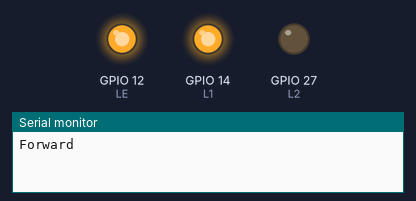
Bench run of a sketch on a simulated ESP32. Parts: output pins drawn as LEDs (lit = HIGH), the last lines printed to the serial monitor. Pins used as bus, display or sensor lines are not drawn.

Above: at 0.1 s.
At 10.1 s:
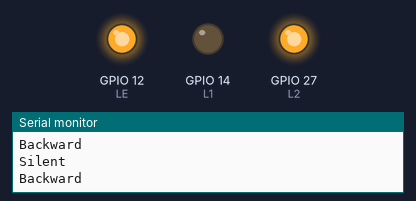
At 16.1 s:
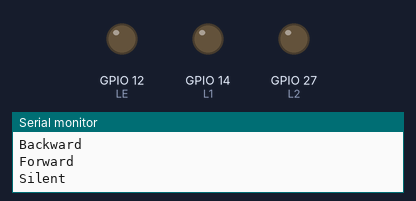
At 26.1 s:
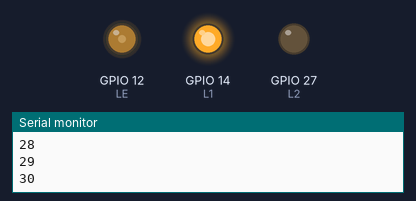
At 31.1 s:
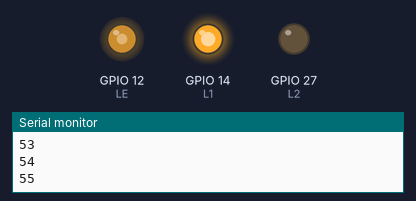
At 36.3 s:
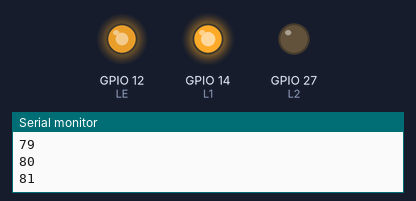
Timing chart, 0 to 40.0 s (numbered marks = the images above):
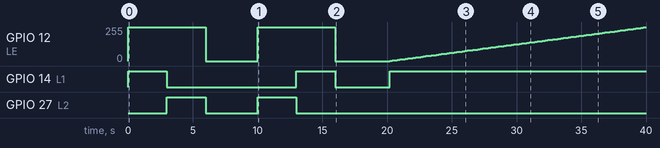

Measured:
- by itself, GPIO 12 (LE): ramps from 0/255 to 255/255 and jumps back, once every 10.0 s
- by itself, GPIO 14 (L1): goes HIGH 3.0 s, LOW 10.0 s, HIGH 3.0 s, LOW 4.2 s, then HIGH
- by itself, GPIO 27 (L2): alternates HIGH for 3.0 s and LOW for 4.0 s, 4 changes in all, then stays LOW

The sketch:

MOTOR-ENCODER.ino
```cpp
/* PINS */
int LE = 12;
int L1 = 14;
int L2 = 27;
int RE = 33;
int R1 = 26;
int R2 = 25;

/* LOG VARS */
int LcurrentSpeed;
int RcurrentSpeed;

/* SETUP */
void setup()
{
    Serial.begin(115200);

    pinMode(LE, OUTPUT);
    pinMode(L1, OUTPUT);
    pinMode(L2, OUTPUT);

    pinMode(RE, OUTPUT);
    pinMode(R1, OUTPUT);
    pinMode(R2, OUTPUT);
}

/* LOOP */
void loop()
{
    // digitalWrite(L1, HIGH);
    // digitalWrite(L2, LOW);

    // digitalWrite(R1, HIGH);
    // digitalWrite(R2, LOW);

    // analogWrite(LE, 255);
    // analogWrite(RE, 255);

    // delay(1000);

    // analogWrite(LE, 0);
    // analogWrite(RE, 0);

    // delay(1000);

    Serial.println("Forward");
    motorRun(100, 100);
    delay(3000);

    Serial.println("Backward");
    motorRun(-100, -100);
    delay(3000);

    Serial.println("Silent");
    motorRun(0, 0);
    delay(4000);

    Serial.println("Backward");
    motorRun(-100, -100);
    delay(3000);

    Serial.println("Forward");
    motorRun(100, 100);
    delay(3000);

    Serial.println("Silent");
    motorRun(0, 0);
    delay(4000);

    for (int i = 0; i < 100; i++)
    {
        Serial.println(i);
        motorRun(i, i);
        delay(200);
    }
}

/* FUNCTIONS */
// Speed Mapping
int speed(float val)
{
    return map(val, 0, 100, 0, 255);
}

// Motor Run
void motorRun(int Lnum, int Rnum)
{
    analogWrite(LE, speed(abs(Lnum)));
    LcurrentSpeed = Lnum;
    if (Lnum > 0)
    {
        digitalWrite(L1, HIGH);
        digitalWrite(L2, LOW);
    }
    else if (Lnum < 0)
    {
        digitalWrite(L1, LOW);
        digitalWrite(L2, HIGH);
    }
    else
    {
        digitalWrite(L1, LOW);
        digitalWrite(L2, LOW);
        // analogWrite(LE, 0);
    }

    analogWrite(RE, speed(abs(Rnum)));
    RcurrentSpeed = Rnum;
    if (Rnum > 0)
    {
        digitalWrite(R1, HIGH);
        digitalWrite(R2, LOW);
    }
    else if (Rnum < 0)
    {
        digitalWrite(R1, LOW);
        digitalWrite(R2, HIGH);
    }
    else
    {
        digitalWrite(R1, LOW);
        digitalWrite(R2, LOW);
        // analogWrite(RE, 0);
    }
}
```
